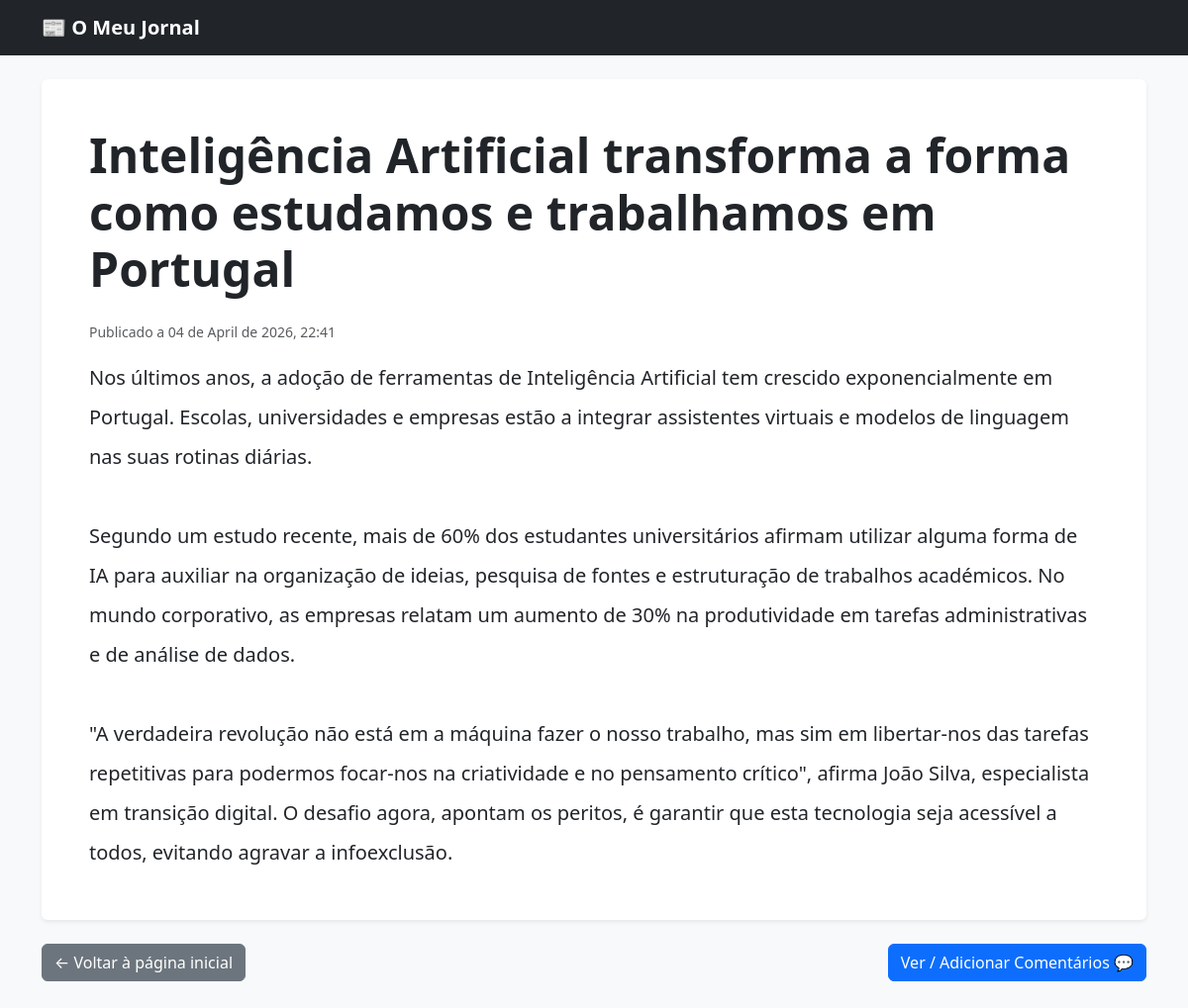
The app's page /artigo/1/ with its own data.
### noticias/models.py (models this page shows, shortened)
class Artigo(models.Model):
    titulo = models.CharField(max_length=200)
    corpo_texto = models.TextField()
    data_publicacao = models.DateTimeField(default=timezone.now)
    class Meta:
        ordering = ['-data_publicacao']

### noticias/views.py (the view)
# urls.py: path('artigo/<int:artigo_id>/', views.detalhe_artigo, name='detalhe_artigo'),
def detalhe_artigo(request, artigo_id):
    artigo = get_object_or_404(Artigo, id=artigo_id)
    return render(request, 'noticias/detalhe_artigo.html', {'artigo': artigo})

### noticias/templates/noticias/detalhe_artigo.html (shortened to what this page needs)
{% extends 'noticias/base.html' %}
{% block conteudo %}
    <div class="card shadow-sm border-0 mb-4">
        <div class="card-body p-5">
            <h1 class="display-5 fw-bold mb-4">{{ artigo.titulo }}</h1>
            <p class="text-muted small">Publicado a {{ artigo.data_publicacao|date:"d \d\e F \d\e Y, H:i" }}</p>
            <div class="fs-5 lh-lg text-dark">
                {{ artigo.corpo_texto|linebreaksbr }}
            </div>
        </div>
    </div>
    <div class="d-flex justify-content-between mb-5">
        <a href="{% url 'lista_artigos' %}" class="btn btn-secondary">&larr; Voltar à página inicial</a>
        <a href="{% url 'comentarios_artigo' artigo.id %}" class="btn btn-primary">Ver / Adicionar Comentários 💬</a>
    </div>
{% endblock %}

### records on screen
Artigo: titulo "Inteligência Artificial transforma a forma como estudamos e trabalhamos em Portugal", data_publicacao "04 de April de 2026, 22:41", corpo_texto "Nos últimos anos, a adoção de ferramentas de Inteligência Artificial tem crescido exponencialmente em Portugal. Escolas, universidades e empresas estão a integrar assistentes virtuais e modelos de linguagem nas suas rotinas diárias. Segundo um estudo recente, mais de 60% dos estudantes universitários afirmam utilizar alguma forma de IA para auxiliar na organização de ideias, pesquisa de fontes e estruturação de trabalhos académicos. No mundo corporativo, as empresas relatam um aumento de 30% na produtividade em tarefas administrativas e de análise de dados. \"A verdadeira revolução não está em a máquina fazer o nosso trabalho, mas sim em libertar-nos das tarefas repetitivas para podermos…"
